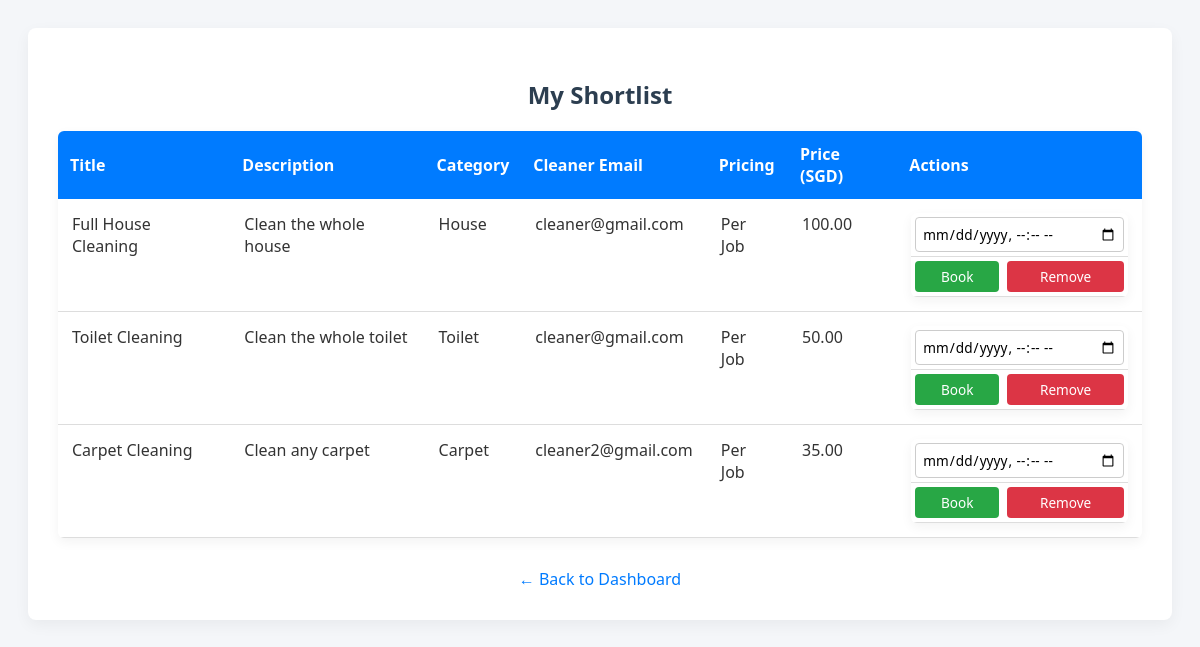
The page /boundary/view_shortlist.php (signed in) on the database as committed earlier.
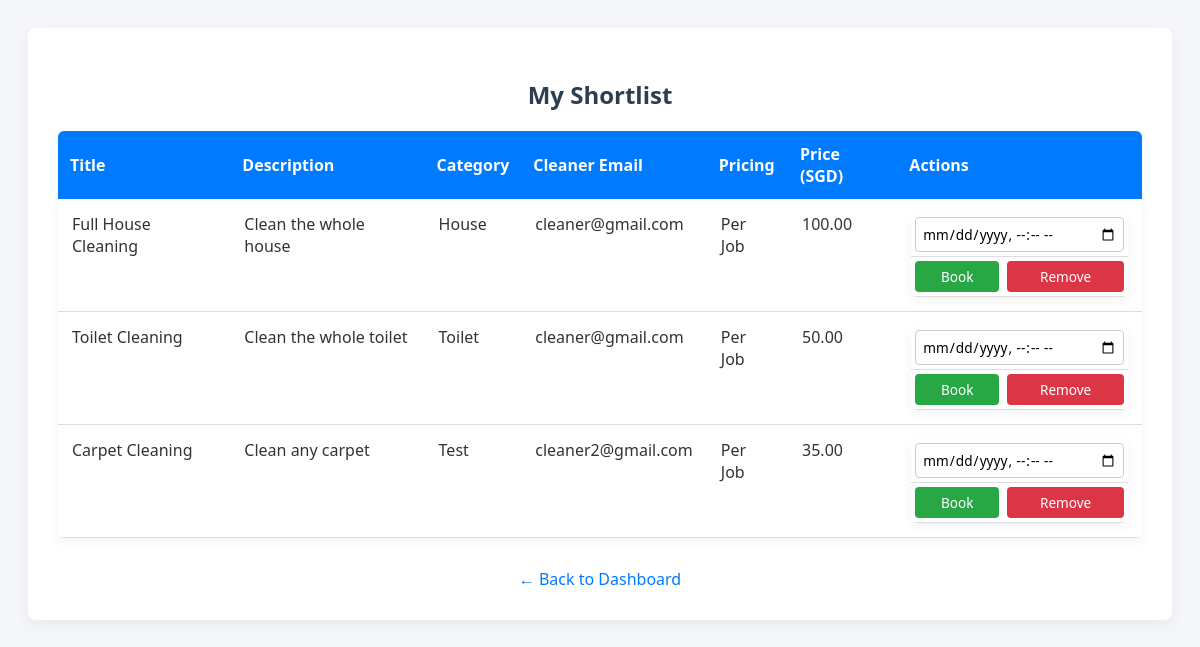
The same page on the database as committed later.
### tables this page shows
CREATE TABLE IF NOT EXISTS `services` (
  `id` int NOT NULL AUTO_INCREMENT,
  `cleaner_id` int NOT NULL,
  `title` varchar(100) NOT NULL,
  `description` text NOT NULL,
  `price` decimal(10,2) NOT NULL,
  `category_id` int NOT NULL,
  `pricing_type` enum('per_job','per_hour') NOT NULL,
  `created_at` datetime DEFAULT CURRENT_TIMESTAMP,
  `view_count` int DEFAULT '0',
  `shortlist_count` int DEFAULT '0',
  PRIMARY KEY (`id`),
  KEY `cleaner_id` (`cleaner_id`),
  KEY `category_id` (`category_id`)
);

CREATE TABLE IF NOT EXISTS `categories` (
  `id` int NOT NULL AUTO_INCREMENT,
  `name` varchar(50) NOT NULL,
  PRIMARY KEY (`id`),
  UNIQUE KEY `name` (`name`)
);

CREATE TABLE IF NOT EXISTS `users` (
  `id` int NOT NULL AUTO_INCREMENT,
  `email` varchar(100) NOT NULL,
  `password` varchar(255) NOT NULL,
  `user_type` enum('C','H','A','P') NOT NULL,
  `created_at` datetime DEFAULT CURRENT_TIMESTAMP,
  `account_status` tinyint(1) NOT NULL DEFAULT '1',
  PRIMARY KEY (`id`),
  UNIQUE KEY `email` (`email`)
);

### entity/Shortlist.php (called while the page is built, shortened)
<?php
class Shortlist {
    public static function getAllByHomeowner($pdo, $homeowner_id) {
        $stmt = $pdo->prepare("
            SELECT s.*, c.name AS category_name, u.email AS cleaner_email
            FROM shortlists sh
            JOIN services s ON sh.service_id = s.id
            JOIN categories c ON s.category_id = c.id
            JOIN users u ON s.cleaner_id = u.id
            WHERE sh.homeowner_id = ?
        ");
        $stmt->execute([$homeowner_id]);
        return $stmt->fetchAll();
    }
}

### control/HomeownerController.php (called while the page is built, shortened)
<?php
require_once __DIR__ . '/../entity/Shortlist.php';
class HomeownerController {
    public static function getShortlistedServices($homeowner_id) {
        global $pdo;
        return Shortlist::getAllByHomeowner($pdo, $homeowner_id);
    }
}

### boundary/view_shortlist.php (the view, shortened to what this page needs)
<?php
require_once '../config/db.php';
require_once '../control/HomeownerController.php';
$homeowner_id = $_SESSION['user']['id'];
$shortlisted_services = HomeownerController::getShortlistedServices($homeowner_id);
?>
<!DOCTYPE html>
<html>
<head>
    <link rel="stylesheet" href="../css/view_shortlist.css?v=2">
</head>
<body>
<div class="container">
    <h2>My Shortlist</h2>
    <?php if (empty($shortlisted_services)): ?>
        <p>You have not shortlisted any services yet.</p>
    <?php else: ?>
        <table>
            <tr>
                <th>Title</th>
                <th>Description</th>
                <th>Category</th>
                <th>Cleaner Email</th>
                <th>Pricing</th>
                <th>Price (SGD)</th>
                <th>Actions</th>
            </tr>
            <?php foreach ($shortlisted_services as $s): ?>
                <tr>
                    <td><?= htmlspecialchars($s['title']) ?></td>
                    <td><?= nl2br(htmlspecialchars($s['description'])) ?></td>
                    <td><?= htmlspecialchars($s['category_name']) ?></td>
                    <td><?= htmlspecialchars($s['cleaner_email']) ?></td>
                    <td><?= $s['pricing_type'] === 'per_job' ? 'Per Job' : 'Per Hour' ?></td>
                    <td><?= number_format($s['price'], 2) ?></td>
                    <td>
                        <form method="post" action="book_shortlist.php" onsubmit="return confirm('Proceed with booking?');">
                            <table class="action-table">
                                <tr>
                                    <td colspan="2">
                                        <input type="datetime-local" name="booking_datetime" required>
                                    </td>
                                </tr>
                                <tr>
                                    <td><button type="submit" name="book">Book</button></td>
                                    <td><button type="submit" name="remove" formaction="remove_shortlist.php">Remove</button></td>
                                </tr>
                            </table>
                        </form>
                    </td>
                </tr>
            <?php endforeach; ?>
        </table>
    <?php endif; ?>
    <a href="dashboard_homeowner.php">← Back to Dashboard</a>
</div>
</body>
</html>

Rows that differ between the two databases and show on the page:
changed through a linked row, services "Carpet Cleaning": category.name "Carpet" → "Test"
